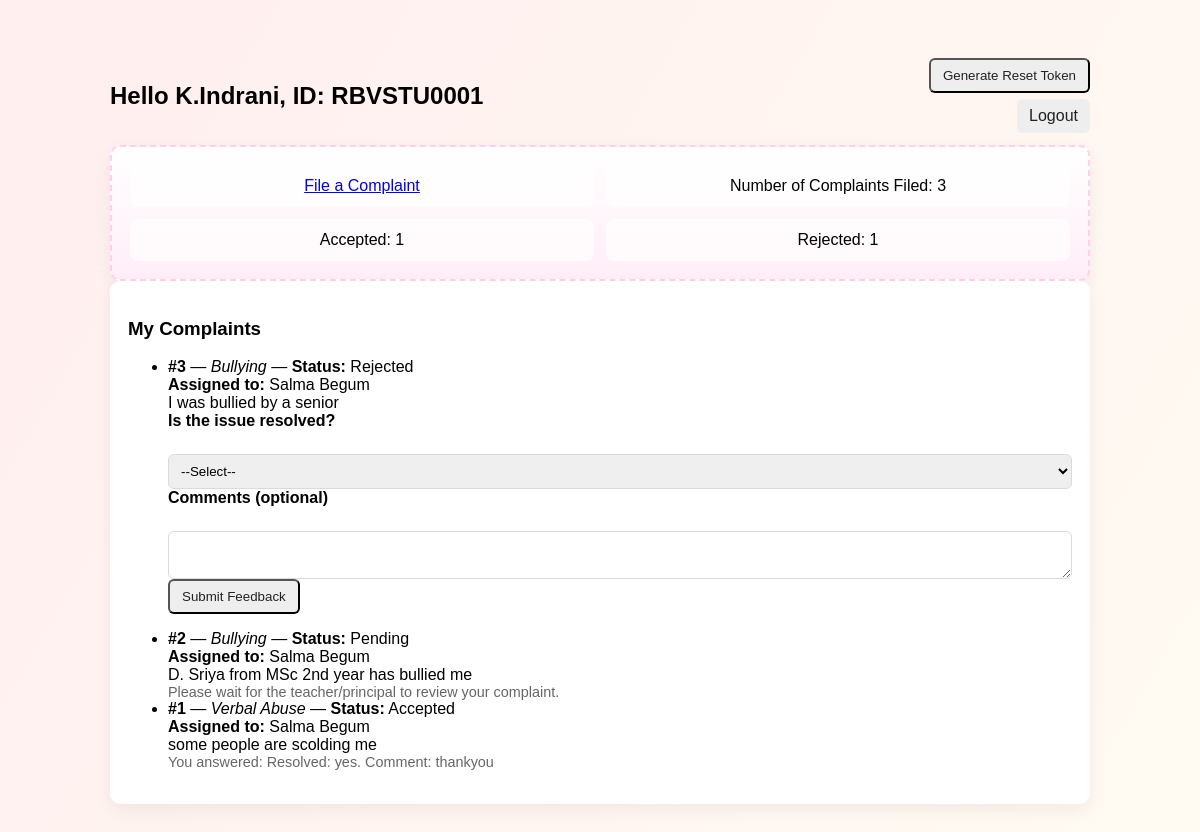
Screenshot of /student_dashboard (signed in) with the database file from the repository.
### tables this page shows
CREATE TABLE students (
    id INTEGER PRIMARY KEY AUTOINCREMENT,
    name TEXT NOT NULL,
    unique_code TEXT NOT NULL UNIQUE,
    mentor_id INTEGER,
    roll_no TEXT,
    extra TEXT,
    created_at DATETIME DEFAULT CURRENT_TIMESTAMP,
    FOREIGN KEY (mentor_id) REFERENCES teachers(id)
);

CREATE TABLE complaints (
    id INTEGER PRIMARY KEY AUTOINCREMENT,
    student_id INTEGER NOT NULL,
    teacher_id INTEGER NOT NULL,
    category TEXT,
    description TEXT,
    attachment TEXT,
    status TEXT DEFAULT 'Pending',
    reason TEXT,
    created_at DATETIME DEFAULT CURRENT_TIMESTAMP,
    FOREIGN KEY (student_id) REFERENCES students(id),
    FOREIGN KEY (teacher_id) REFERENCES teachers(id)
);

CREATE TABLE teachers (
    id INTEGER PRIMARY KEY AUTOINCREMENT,
    name TEXT NOT NULL,
    teacher_code TEXT NOT NULL UNIQUE,
    performance_accepted INTEGER DEFAULT 0,
    performance_rejected INTEGER DEFAULT 0,
    created_at DATETIME DEFAULT CURRENT_TIMESTAMP
);

CREATE TABLE feedback (
    id INTEGER PRIMARY KEY AUTOINCREMENT,
    complaint_id INTEGER NOT NULL,
    student_feedback TEXT,
    created_at DATETIME DEFAULT CURRENT_TIMESTAMP,
    FOREIGN KEY (complaint_id) REFERENCES complaints(id)
);

### app.py (the view)
    def wrapper(*args, **kwargs):
        if not is_logged_in():
            flash('You must be logged in', 'danger')
            return redirect(url_for('index'))
        return f(*args, **kwargs)

### app.py (called while the page is built)
def get_db():
    conn = sqlite3.connect(DB_PATH)
    conn.row_factory = sqlite3.Row
    return conn

def is_logged_in():
    return 'user_id' in session

def require_login(f):
    def wrapper(*args, **kwargs):
        if not is_logged_in():
            flash('You must be logged in', 'danger')
            return redirect(url_for('index'))
        return f(*args, **kwargs)
    wrapper.__name__ = f.__name__
    return wrapper

### templates/student_dashboard.html (shortened to what this page needs)
﻿<!doctype html>
<html>
<head>
  <link rel="stylesheet" href="/static/css/common.css">
  <link rel="stylesheet" href="/static/css/student.css">
</head>
<body class="student-bg">
  <div class="container">
    <header>
      <div style="display:flex; align-items:center; gap:18px; width:100%; justify-content:space-between;">
        <div>
          <h2>Hello {{ student['name'] }}, ID: {{ student['unique_code'] }}</h2>
        </div>
        <div style="text-align:right">
          {% if reset_token %}
            <div style="font-family:monospace; background:#f7f7f7; padding:6px 10px; border-radius:6px; display:inline-block; margin-right:8px">Token: {{ reset_token }}</div>
            <div class="muted" style="display:block; font-size:0.85rem">Expires: {{ reset_expires }}</div>
          {% else %}
            <form method="post" action="/generate_token" style="display:inline">
              <button class="btn" type="submit">Generate Reset Token</button>
            </form>
          {% endif %}
          <div style="margin-top:6px"><a href="/logout" class="btn">Logout</a></div>
        </div>
      </div>
    </header>
    <main>
      <section class="bunny-panel card">
        <div class="panel-grid">
          <div class="panel-item"><a href="/complaint/new">File a Complaint</a></div>
          <div class="panel-item" id="total-count">Number of Complaints Filed: {{ total }}</div>
          <div class="panel-item" id="accepted-count">Accepted: {{ accepted }}</div>
          <div class="panel-item" id="rejected-count">Rejected: {{ rejected }}</div>
        </div>
      </section>
      <section class="card">
        <h3>My Complaints</h3>
        {% if complaints %}
          <ul class="complaint-list">
          {% for c in complaints %}
            <li class="complaint-item">
              <strong>#{{ c['id'] }}</strong> — <em>{{ c['category'] }}</em> — <strong>Status:</strong> {{ c['status'] }}<br>
              <strong>Assigned to:</strong> {{ c['teacher_name'] or 'Unassigned' }}<br>
              <div>{{ c['description'] }}</div>
              {% set fb = feedback_map.get(c['id']) %}
              {% if fb %}
                <div class="muted">You answered: {{ fb['student_feedback'] }}</div>
              {% else %}
                {% if c['status'] != 'Pending' %}
                  <form method="post" action="/complaint/feedback" class="small-form">
                    <label>Is the issue resolved?</label><br>
                    <select name="resolved" required>
                      <option value="">--Select--</option>
                    </select><br>
                    <label>Comments (optional)</label><br>
                    <textarea name="comment" rows="2" style="width:100%"></textarea><br>
                    <button type="submit" class="btn">Submit Feedback</button>
                  </form>
                {% else %}
                  <div class="muted">Please wait for the teacher/principal to review your complaint.</div>
                {% endif %}
              {% endif %}
            </li>
          {% endfor %}
          </ul>
        {% else %}
          <div>No complaints filed yet.</div>
        {% endif %}
      </section>
    </main>
  </div>
</body>
</html>

### static/css/common.css (style rules this page uses)
.container { max-width:980px; margin:20px auto; }
.card { background:white; padding:18px; border-radius:10px; box-shadow:0 6px 18px rgba(0,0,0,0.06); }
header { display:flex; align-items:center; justify-content:space-between; gap:20px; margin-bottom:12px }
label { display:block; font-weight:600; margin-bottom:6px }
input[type=text], input[type=password], input[type=email], input[type=date], textarea, select { width:100%; padding:8px; border-radius:6px; border:1px solid #d7dbe0 }
.btn { display:inline-block; background:#eee; padding:8px 12px; border-radius:6px; text-decoration:none; color:#222 }
.muted { color:#666; font-size:0.9rem }

### static/css/student.css (style rules this page uses)
.bunny-panel { background: linear-gradient(180deg,#fff,#ffeef8); border:2px dashed #ffd1e8 }
.panel-grid { display:grid; grid-template-columns:repeat(2,1fr); gap:12px }
.panel-item { padding:12px; border-radius:8px; background:rgba(255,255,255,0.7); text-align:center }

### templates/student_dashboard.html (style rules this page uses)
.panel-item { transition: transform 0.3s, box-shadow 0.3s; cursor: pointer; }

### rows the page displays
students: name "K.Indrani", unique_code "RBVSTU0001"
complaints: id "3", category "Bullying", status "Rejected", name "Salma Begum", description "I was bullied by a senior"
complaints: id "2", category "Bullying", status "Pending", name "Salma Begum", description "D. Sriya from MSc 2nd year has bullied me", shows "Please wait for the teacher/principal to review your complaint."
complaints: id "1", category "Verbal Abuse", status "Accepted", name "Salma Begum", description "some people are scolding me"
feedback: student_feedback "Resolved: yes. Comment: thankyou"
